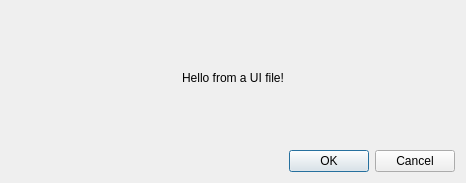
<?xml version="1.0" encoding="UTF-8"?>
<ui version="4.0">
 <class>Window1</class>
 <widget class="QDialog" name="Window1">
  <property name="geometry">
   <rect>
    <x>0</x>
    <y>0</y>
    <width>466</width>
    <height>183</height>
   </rect>
  </property>
  <property name="windowTitle">
   <string>Dialog</string>
  </property>
  <layout class="QVBoxLayout" name="verticalLayout">
   <item>
    <widget class="QLabel" name="label">
     <property name="text">
      <string>Hello from a UI file!</string>
     </property>
     <property name="alignment">
      <set>Qt::AlignCenter</set>
     </property>
    </widget>
   </item>
   <item>
    <widget class="QDialogButtonBox" name="buttonBox">
     <property name="orientation">
      <enum>Qt::Horizontal</enum>
     </property>
     <property name="standardButtons">
      <set>QDialogButtonBox::Cancel|QDialogButtonBox::Ok</set>
     </property>
    </widget>
   </item>
  </layout>
 </widget>
 <resources/>
 <connections>
  <connection>
   <sender>buttonBox</sender>
   <signal>accepted()</signal>
   <receiver>Window1</receiver>
   <slot>accept()</slot>
   <hints>
    <hint type="sourcelabel">
     <x>248</x>
     <y>254</y>
    </hint>
    <hint type="destinationlabel">
     <x>157</x>
     <y>274</y>
    </hint>
   </hints>
  </connection>
  <connection>
   <sender>buttonBox</sender>
   <signal>rejected()</signal>
   <receiver>Window1</receiver>
   <slot>reject()</slot>
   <hints>
    <hint type="sourcelabel">
     <x>316</x>
     <y>260</y>
    </hint>
    <hint type="destinationlabel">
     <x>286</x>
     <y>274</y>
    </hint>
   </hints>
  </connection>
 </connections>
</ui>
